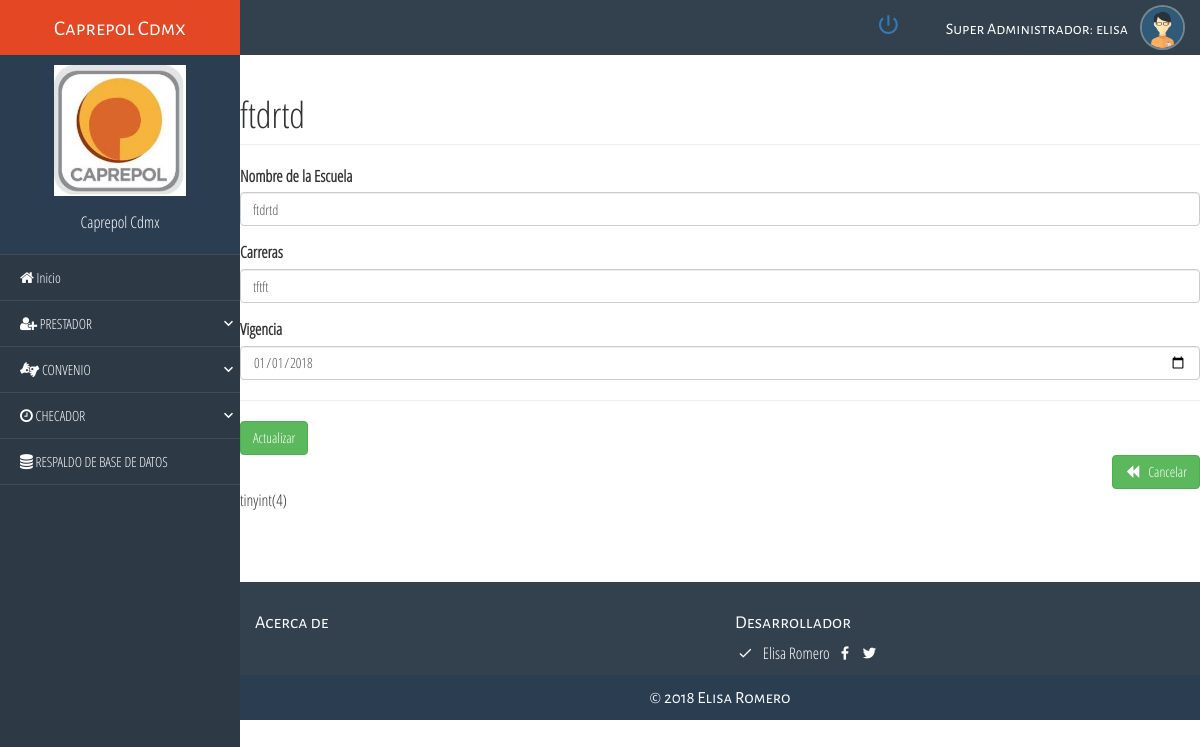
Page /index.php?c=convenio&a=Crud&idConvenio=656 (signed in) on the committed database.
### tables this page shows
CREATE TABLE `convenio` (
  `idConvenio` varchar(100) NOT NULL,
  `NombreEscuela` varchar(100) NOT NULL,
  `Carreras` varchar(100) NOT NULL,
  `Vigencia` date NOT NULL
);

### Controller/convenio.controller.php (called while the page is built, shortened)
<?php
require_once 'model/convenio.php';
class convenioController{
    private $model;
    public function __CONSTRUCT(){
        $this->model = new convenio();
    }
    public function Crud(){
        $pvd = new convenio();
        if(isset($_REQUEST['idConvenio'])){
            $pvd = $this->model->Obtener($_REQUEST['idConvenio']);
        }
        require_once 'view/header.php';
        require_once 'view/navegador.php';
        require_once 'view/cabecera.php';
        require_once 'view/convenio/convenio-editar.php';
        require_once 'view/footer.php';
  }
}

### Model/database.php (called while the page is built)
<?php
class Database
{
    public static function Conectar()
    {
        $pdo = new PDO('mysql:host=localhost;dbname=caprepol;charset=utf8', 'root', '');
        $pdo->setAttribute(pdo::ATTR_ERRMODE, pdo::ERRMODE_EXCEPTION);
        return $pdo;
    }
}

### Model/convenio.php (called while the page is built, shortened)
<?php
class convenio
{
	private $pdo;
	public function __CONSTRUCT()
	{
		try
		{
			$this->pdo = Database::Conectar();
		}
		catch(Exception $e)
		{
			die($e->getMessage());
		}
	}
	public function Obtener($idConvenio)
	{
		try
		{
			$stm = $this->pdo->prepare("SELECT * FROM convenio WHERE idConvenio = ?");
			$stm->execute(array($idConvenio));
			return $stm->fetch(PDO::FETCH_OBJ);
		} catch (Exception $e)
		{
			die($e->getMessage());
		}
	}
}

### View/convenio/convenio-editar.php (the view, shortened to what this page needs)
<h1 class="page-header">
    <?php echo $pvd->idConvenio != null ? $pvd->NombreEscuela : 'Nuevo Registro'; ?>
</h1>
<form id="frm-convenio" action="?c=convenio&a=Editar" method="post" enctype="multipart/form-data">
    <div class="form-group">
        <label>Nombre de la Escuela</label>
        <input type="text" name="NombreEscuela" value="<?php echo $pvd->NombreEscuela; ?>" class="form-control" placeholder="Ingrese Nombre de la Escuela" data-validacion-tipo="requerido|min:100" />
    </div>
 <div class="form-group">
        <label>Carreras</label>
        <input type="text" name="Carreras" value="<?php echo $pvd->Carreras; ?>" class="form-control" placeholder="Ingrese Las carreras" data-validacion-tipo="requerido|min:100" />
    </div>
    <div class="form-group">
        <label>Vigencia</label>
        <input type="date" name="Vigencia" value="<?php echo $pvd->Vigencia; ?>" class="form-control" placeholder="Ingrese la fecha de Vigencia" data-validacion-tipo="requerido|min:10" />
    </div>
    <hr />
    <div class="text-left">
        <button class="btn btn-success">Actualizar</button>
    </div>
<div class="text-right">
         <a href="/ProyectodeResidencias/" class="btn btn-large btn-success"><i class="glyphicon glyphicon-backward"></i> &nbsp; Cancelar</a>
    </div>
tinyint(4)
</form>

### css/style.css (style rules this page uses)
html, body { height: 100%; margin: 0; padding: 0; width: 100%; font-size: 16px; font-family: "Parrafos" !important; background-color: #fff; }

### rows in the picture
convenio: NombreEscuela "ftdrtd", Carreras "tftft", Vigencia "01/01/2018"

### other values in the picture
$usuario "Super Administrador"
$nombre_usuario "elisa"
